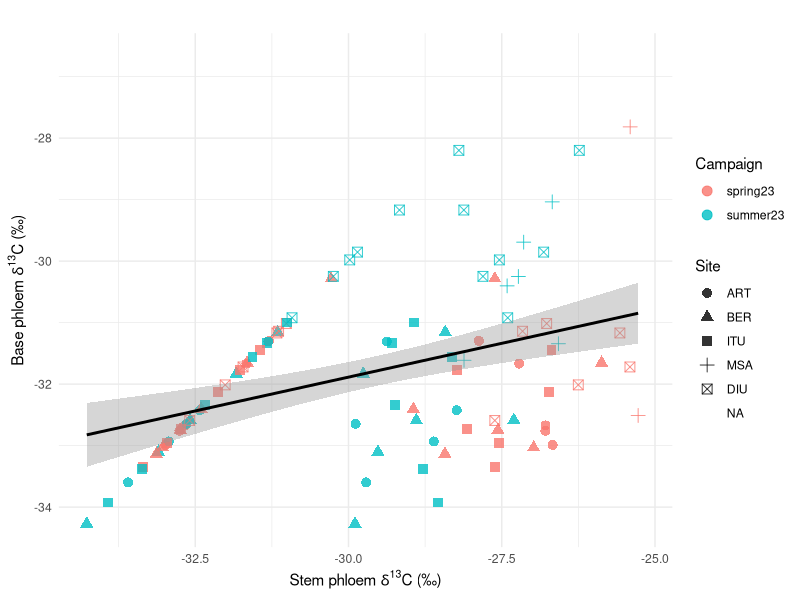
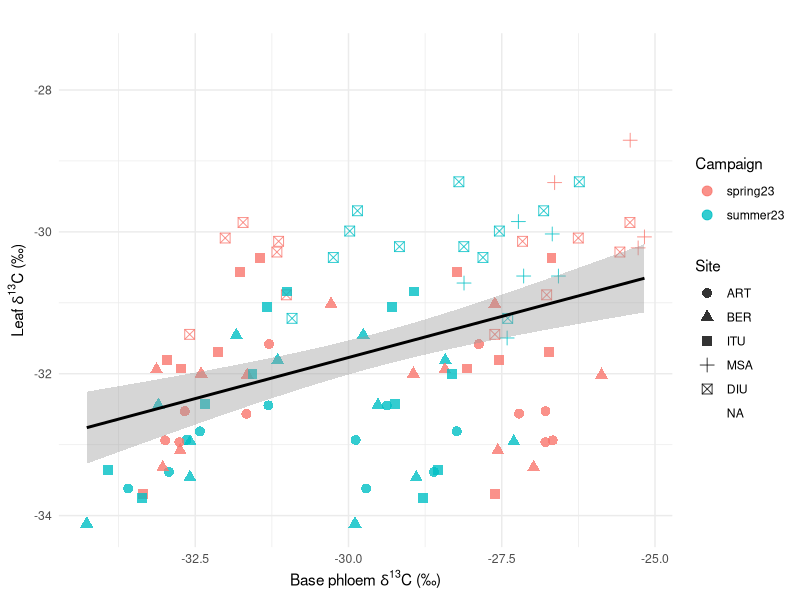
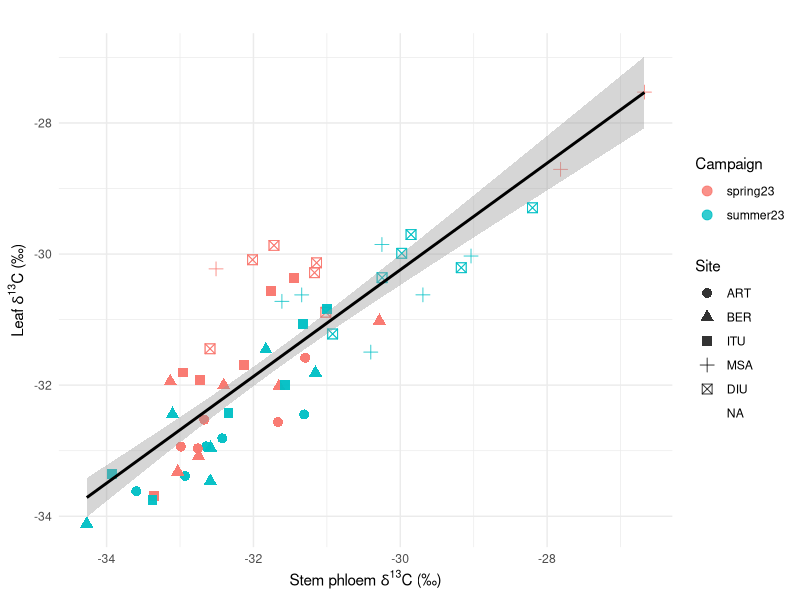

Generate these figures, in order, with R:
library(tidyverse)

####1. build the database####

d13CtreeRing <- read.csv("gradienteData/isotopes_gradiente_2023/Tabla_S2025-3401_mod.csv") %>% 
  full_join(read.csv("gradienteData/alturas_individuos/dbh_height.csv"),
            by = c("site", "tree")) %>% 
  filter(year == 2023) %>% 
  select(-c(year, perc_C)) %>%
  rename(d13C_ring23 = d13C_permil)

d13CbasePh <- read.csv("gradienteData/isotopes_gradiente_2023/isotopes_base_phloem.csv") %>% 
  filter(sampling_date <= 20230701 | sampling_date >= 20230827) %>%
  mutate(campaign = ifelse(sampling_date <= 20230701, "spring23", "summer23")) %>% 
  select(-c(d15N_base_phloem, sampling_date)) 

d13Cleaf <- read.csv("gradienteData/isotopes_gradiente_2023/isotopes_leaf.csv") %>% 
  mutate(ratio_CN_leaf = C_perc_leaf/N_perc_leaf) %>% 
  filter(canopy_position == "shade_low") %>% 
  filter(sampling_date <= 20230731 | sampling_date >= 20230827) %>% 
  select(-c(weight_mg, d15N_leaf, canopy_position, canopy_position2, sampling_date))

d13CstemPh <- read.csv("gradienteData/isotopes_gradiente_2023/isotopes_stem_phloem.csv") %>%
  filter(sampling_date <= 20230701 | sampling_date >= 20230827) %>%
  filter(canopy_position == "shade_low") %>%
  mutate(campaign = ifelse(sampling_date <= 20230701, "spring23", "summer23")) %>% 
  select(-c(d15N_stem_phloem, canopy_position, canopy_position2, sampling_date))

wp <- read.csv("gradienteData/wp_gradiente_2023/lwp_gradiente_2023.csv") %>% 
  mutate(site = factor(site, levels = c("ART", "BER", "ITU", "MSA", "DIU"))) %>% 
  mutate(wp_md = (wp_midday_1 + wp_midday_2)/2)

gradient <- d13CtreeRing %>% 
  full_join(wp, by = c("site", "tree")) %>% 
  relocate(d13C_ring23, .after = wp_md) %>% 
  full_join(d13CbasePh, by = c("site", "tree", "campaign")) %>% 
  full_join(d13Cleaf, by = c("site", "tree", "campaign")) %>% 
  full_join(d13CstemPh, by = c("site", "tree", "campaign")) %>% 
  mutate(site = factor(site, levels = c("ART", "BER", "ITU", "MSA", "DIU")))

gradient <- subset(gradient, campaign == "spring23" | campaign == "summer23")

####2. Explore correlations####

summary(lm(d13C_base_phloem ~ d13C_stem_phloem * site * campaign,
           data = gradient))
anova(lm(d13C_base_phloem ~ d13C_stem_phloem * site * campaign,
           data = gradient))
ggplot(gradient, aes(x = d13C_base_phloem, y = d13C_stem_phloem,
                     shape = site, color = campaign)) +
  geom_point(size = 3, alpha = 0.8) +
  geom_smooth(aes(group = 1), method = "lm", color = "black") +
  labs(title = "",
       x = expression("Stem phloem " * delta^13 * C~"(\u2030)"),
       y = expression("Base phloem " * delta^13 * C~"(\u2030)"),
       shape = "Site", color = "Campaign") +
  theme_minimal()

ggplot(gradient, aes(x = d13C_base_phloem, y = d13C_leaf,
                     shape = site, color = campaign)) +
  geom_point(size = 3, alpha = 0.8) +
  geom_smooth(aes(group = 1), method = "lm", color = "black") +
  labs(title = "",
       x = expression("Base phloem " * delta^13 * C~"(\u2030)"),
       y = expression("Leaf " * delta^13 * C~"(\u2030)"),
       shape = "Site", color = "Campaign") +
  theme_minimal()

anova(lm(d13C_base_phloem ~ d13C_leaf * site * campaign,
        data = gradient))
summary(lm(d13C_base_phloem ~ d13C_leaf * site * campaign,
         data = gradient))

ggplot(gradient, aes(x = d13C_stem_phloem, y = d13C_leaf,
                     shape = site, color = campaign)) +
  geom_point(size = 3, alpha = 0.8) +
  geom_smooth(aes(group = 1), method = "lm", color = "black") +
  labs(title = "",
       x = expression("Stem phloem " * delta^13 * C~"(\u2030)"),
       y = expression("Leaf " * delta^13 * C~"(\u2030)"),
       shape = "Site", color = "Campaign") +
  theme_minimal()

summary(lm(d13C_stem_phloem ~ d13C_leaf * site * campaign,
           data = gradient))
anova(lm(d13C_stem_phloem ~ d13C_leaf * site * campaign,
           data = gradient))
